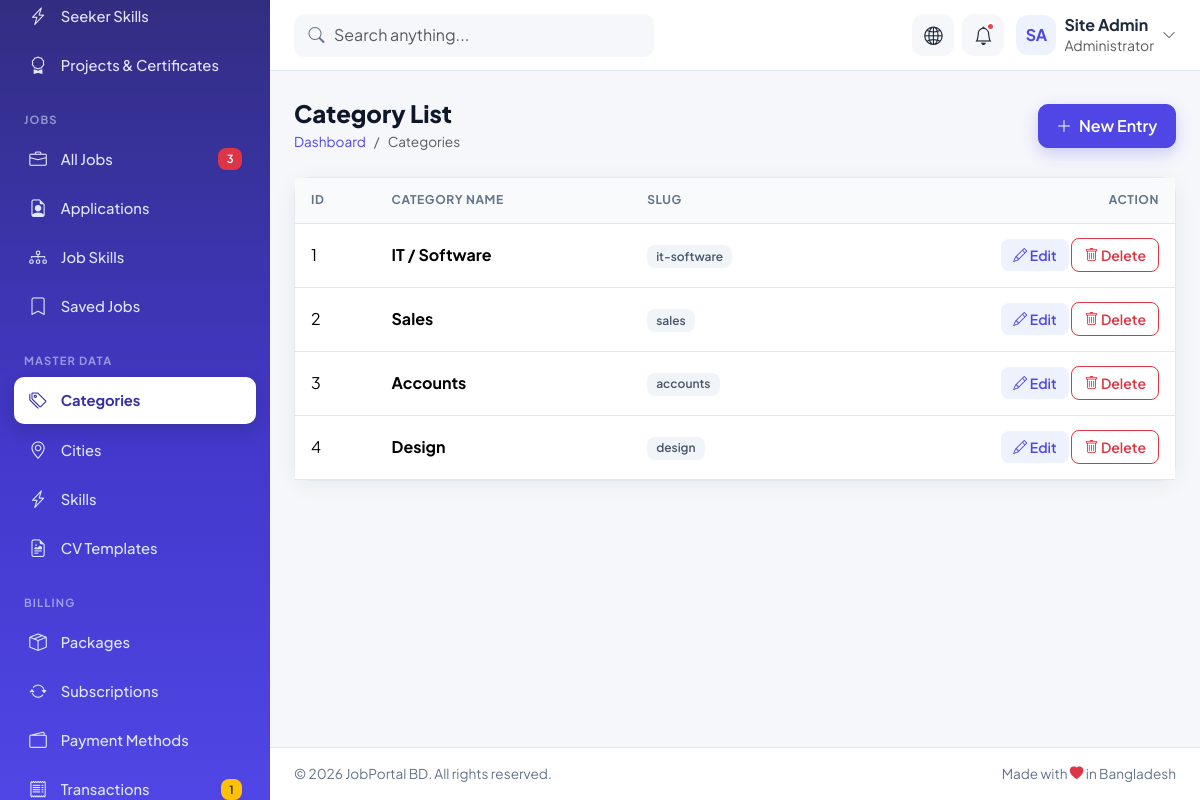
/jobs_portal/crud/categories/index.php, run on an earlier commit of the app's database.
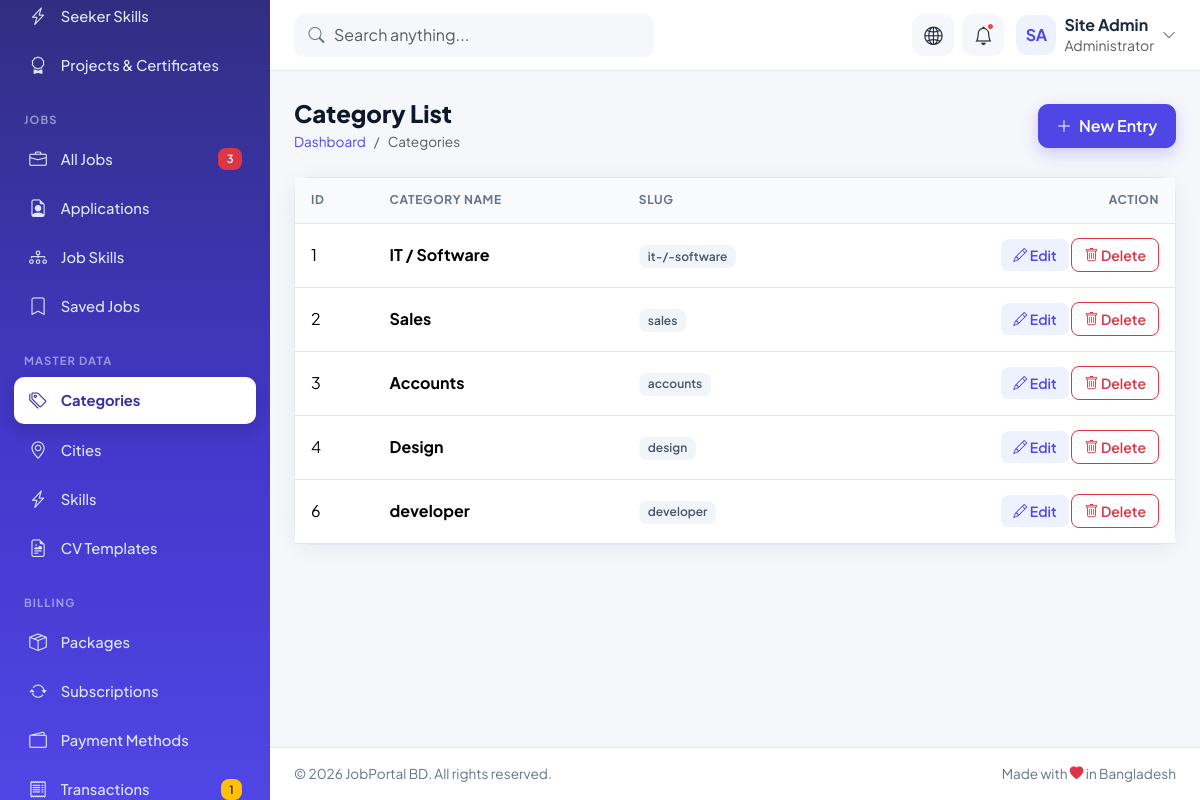
And on a later commit of the database.
### tables this page shows
CREATE TABLE `categories` (
  `id` int UNSIGNED NOT NULL,
  `name` varchar(100) NOT NULL,
  `slug` varchar(120) NOT NULL
);

### jobs_portal/crud/categories/index.php (the view, shortened to what the changed rows need)
<?php include_once("../../config/dbconfig.php"); ?>
<!DOCTYPE html>
<html lang="en">
<head>
  <link href="https://cdn.jsdelivr.net/npm/bootstrap@5.3.3/dist/css/bootstrap.min.css" rel="stylesheet">
  <link href="https://cdn.jsdelivr.net/npm/bootstrap-icons@1.11.3/font/bootstrap-icons.min.css" rel="stylesheet">
  <link href="../../assets/css/style.css" rel="stylesheet">
</head>
<body class="dash-body">
<div class="dash-wrapper">
  <div class="dash-main">
    <main class="dash-content">
      <div class="d-flex flex-wrap justify-content-between align-items-center gap-3 mb-4 page-title">
        <div>
          <h1>Category List</h1>
        </div>
      </div>
      <?php
          $rawData = $conn->query("SELECT * FROM categories");
      ?>
      <div class="card-jp">
        <div class="table-responsive">
          <table class="table table-jp">
            <thead>
              <tr>
                <th>ID</th>
                <th>Category Name</th>
                <th>Slug</th>
                <th class="text-end">Action</th>
              </tr>
            </thead>
            <tbody>
            <?php
                while($row = $rawData->fetch_assoc()){
            ?>
              <tr>
                <td><?php echo $row['id']; ?></td>
                <td><strong><?php echo $row['name']; ?></strong></td>
                <td><span class="badge badge-soft-secondary"><?php echo $row['slug']; ?></span></td>
                <td class="text-end text-nowrap">
                  <a class="btn btn-sm btn-soft-primary" title="Edit Category"
                  href="edit.php?id=<?php echo $row['id']; ?>">
                    <i class="bi bi-pencil"></i> Edit
                  </a>
                  <a onclick="return confirm('Are you sure to delete')"
                  class="btn btn-sm btn-outline-danger" title="Delete Category"
                  href="delete.php?id=<?php echo $row['id']; ?>">
                    <i class="bi bi-trash"></i> Delete
                  </a>
                </td>
              </tr>
            <?php
                }
            ?>
            </tbody>
          </table>
        </div>
      </div>
    </main>
  </div>
</div>
</body>
</html>

What changed in the data, as far as the page shows it:
changed categories "IT / Software": slug "it-software" → "it-/-software"
added categories: id "6", name "developer", slug "developer"
